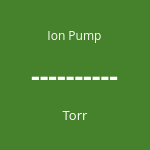
         <widget class="QFrame" name="press_frame">
          <property name="enabled">
           <bool>true</bool>
          </property>
          <property name="minimumSize">
           <size>
            <width>150</width>
            <height>150</height>
           </size>
          </property>
          <property name="maximumSize">
           <size>
            <width>150</width>
            <height>150</height>
           </size>
          </property>
          <property name="styleSheet">
           <string notr="true">QFrame { background: #46812B; color: white; border: none; border-radius: 75px; }
QFrame:disabled { background: rgb(180,180,180); }</string>
          </property>
          <property name="frameShape">
           <enum>QFrame::StyledPanel</enum>
          </property>
          <property name="frameShadow">
           <enum>QFrame::Raised</enum>
          </property>
          <layout class="QVBoxLayout" name="verticalLayout_5">
           <property name="topMargin">
            <number>20</number>
           </property>
           <property name="bottomMargin">
            <number>20</number>
           </property>
           <item alignment="Qt::AlignHCenter">
            <widget class="QLabel" name="label_11">
             <property name="font">
              <font>
               <family>Open Sans</family>
               <weight>50</weight>
               <bold>false</bold>
              </font>
             </property>
             <property name="styleSheet">
              <string notr="true">background: none;</string>
             </property>
             <property name="text">
              <string>Ion Pump</string>
             </property>
             <property name="alignment">
              <set>Qt::AlignCenter</set>
             </property>
            </widget>
           </item>
           <item alignment="Qt::AlignHCenter">
            <widget class="QLabel" name="press_label">
             <property name="font">
              <font>
               <family>Open Sans</family>
               <pointsize>20</pointsize>
               <weight>75</weight>
               <bold>true</bold>
              </font>
             </property>
             <property name="styleSheet">
              <string notr="true">QLabel { color: white; background: none; }
QLabel:disabled { color: rgb(180,180,180); }</string>
             </property>
             <property name="text">
              <string>----------</string>
             </property>
             <property name="alignment">
              <set>Qt::AlignCenter</set>
             </property>
            </widget>
           </item>
           <item alignment="Qt::AlignHCenter">
            <widget class="QLabel" name="label_14">
             <property name="font">
              <font>
               <family>Open Sans</family>
               <pointsize>10</pointsize>
              </font>
             </property>
             <property name="styleSheet">
              <string notr="true">background: none;</string>
             </property>
             <property name="text">
              <string>Torr</string>
             </property>
             <property name="alignment">
              <set>Qt::AlignCenter</set>
             </property>
            </widget>
           </item>
          </layout>
         </widget>
